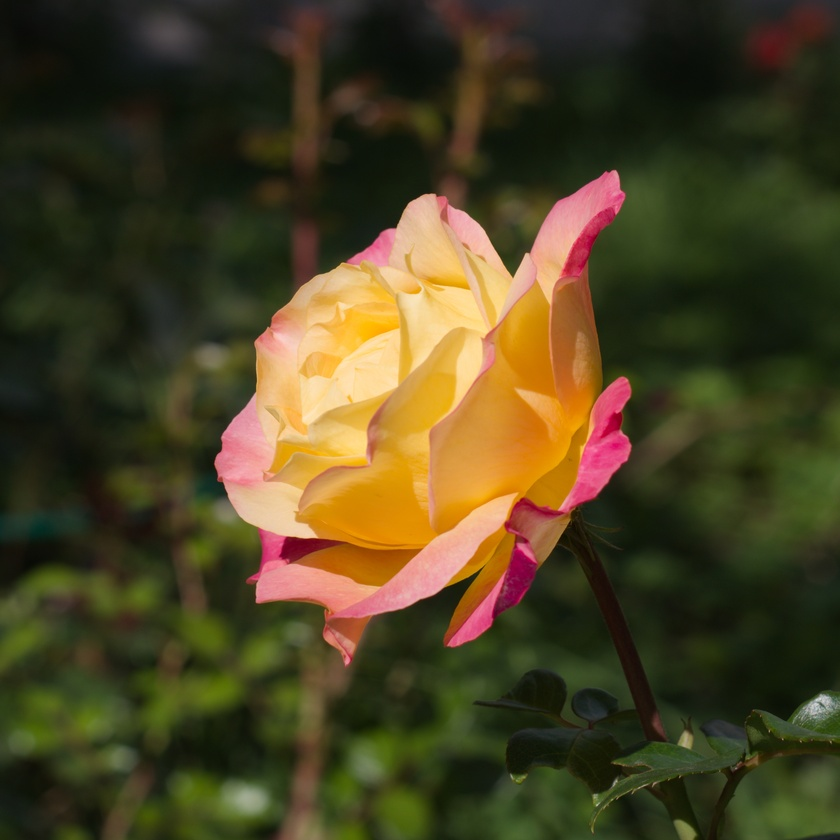
#> input picture Lab 2.1/love_and_peace.jpg, 840 x 840 px, shrunk from 2700 x 2700 before the run
$ jupyter execute --allow-errors 'Lab 2.1 Point operations - Exercises.ipynb'
#> lines starting #> are read from the running program, lines starting #| are printed output that depends on the picture; after the words box and inside, x2 and y2 are one past the last pixel; in counts of white or black regions, pixels touching at a corner belong together
# Point operations

## Exercises

1. Show the histogram for the two modified images from the lab (`newim` and `newim2`).  (Copy the code for calculating `newim` and `newim2` here.)  Explain how the histogram shows visually how the colors have been transformed.

*Note: put your text response in a text/Markdown cell, not in code comments.*

[cell 1]
import imageio
import numpy as np
from matplotlib import pyplot as plt
import skimage

im = imageio.imread('love_and_peace.jpg')
#> im is the input picture: shape (840, 840, 3); mean R, G, B 74.4, 65.8, 34.6

im = im.astype('float32')/255
channels = ['red','green','blue']

newim = im.copy()
newim[...,0] *= 1.25
newim[...,1] /= 1.25
newim[...,2] /= 1.25
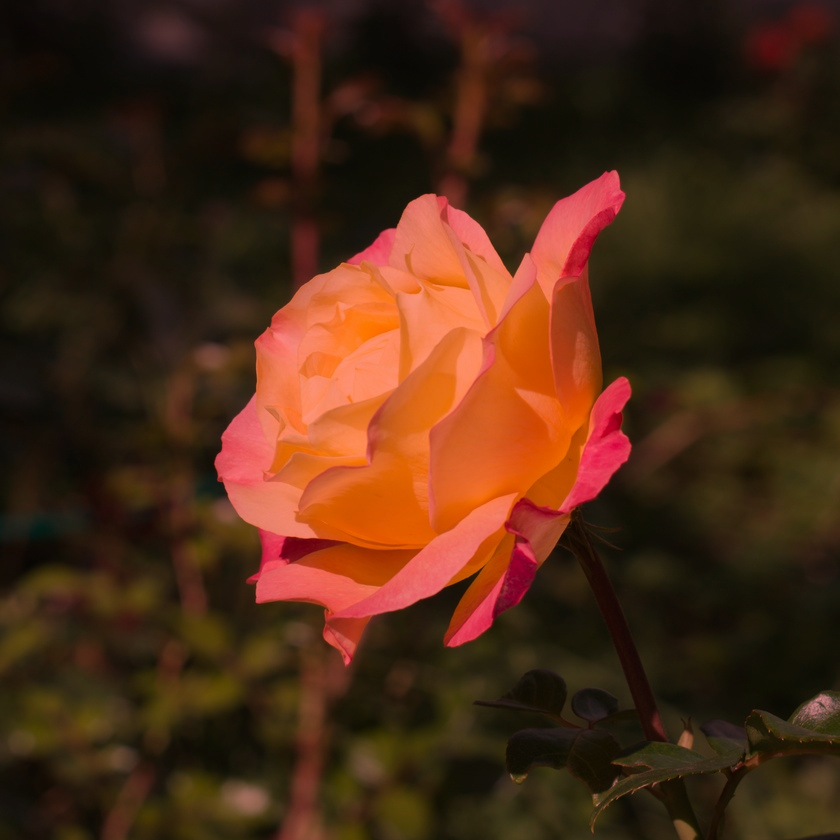
#> newim: shape (840, 840, 3) float32; mean R, G, B 0.365, 0.206, 0.108; drawn with min black and max white
newim = np.clip(newim,0,1)
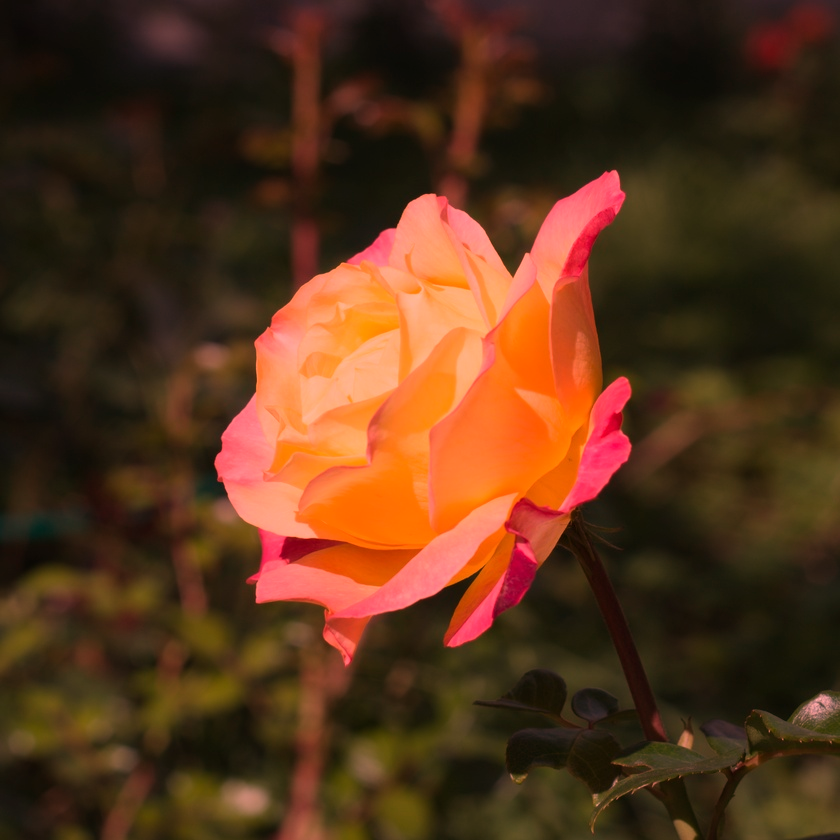
#> newim: shape (840, 840, 3) float32; mean R, G, B 0.345, 0.206, 0.108

mask = im[...,0]>0.5
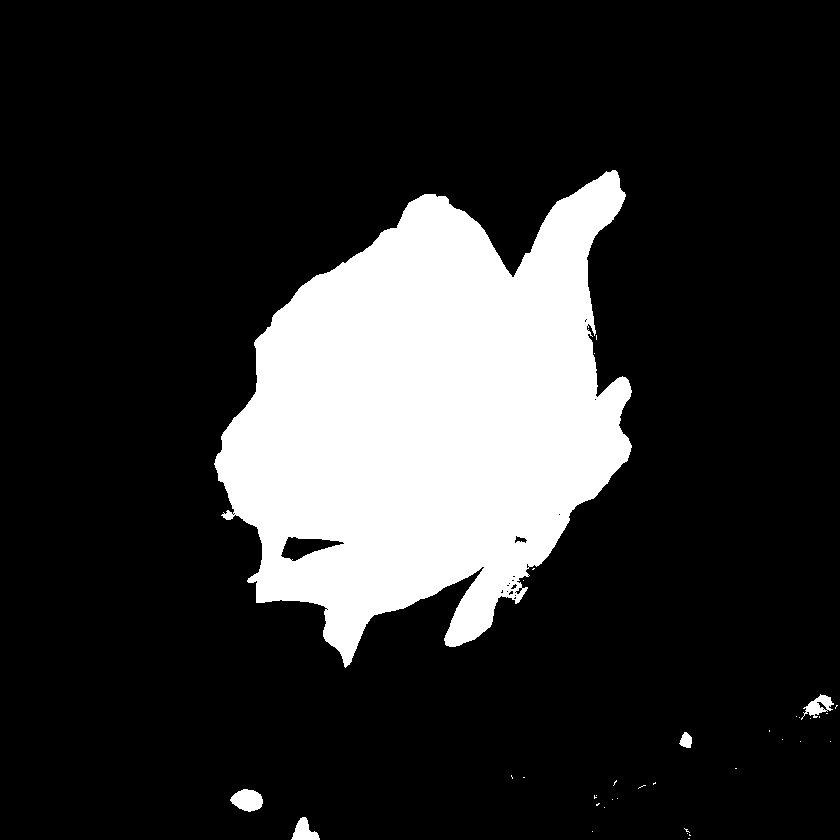
#> mask: shape (840, 840) bool; 18.2% white; 36 white regions (31 under 20 px), largest, box (x1, y1, x2, y2) and area: (214, 170, 632, 668) 127186, (230, 789, 263, 812) 542, (291, 817, 320, 840) 378, (801, 694, 834, 720) 369, (679, 732, 692, 748) 145

newim2 = im.copy()
newim2[mask,0] /= 1.25
newim2[mask,1] *= 1.25
newim2[mask,2] *= 1.25
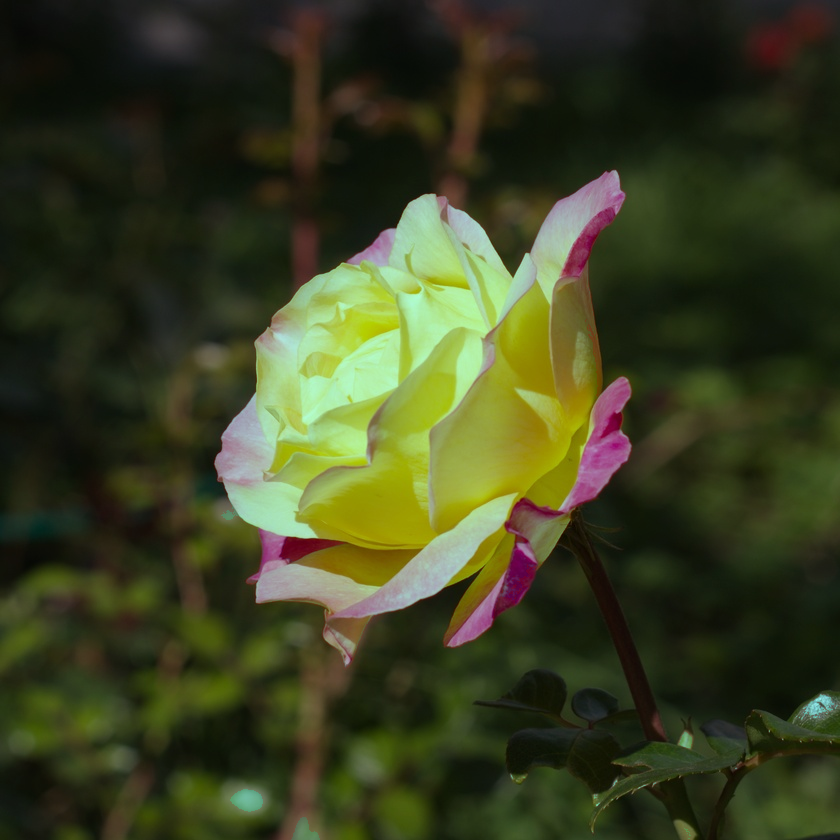
#> newim2: shape (840, 840, 3) float32; mean R, G, B 0.261, 0.286, 0.152; drawn with min black and max white
newim2 = np.clip(newim2,0,1)
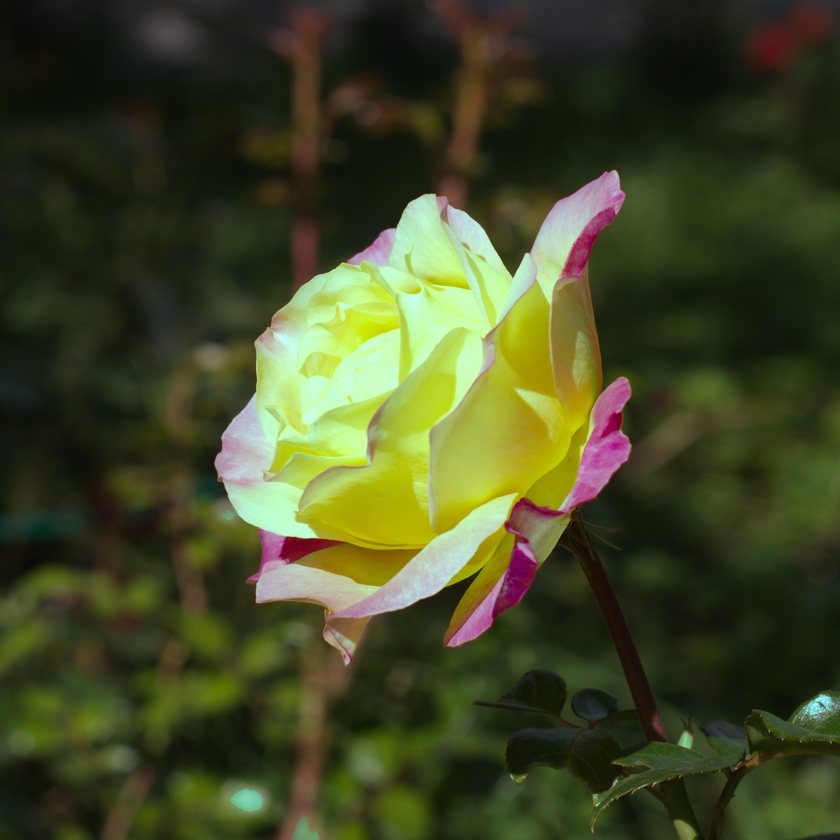
#> newim2: shape (840, 840, 3) float32; mean R, G, B 0.261, 0.285, 0.152

[cell 2]
for i,channel in enumerate(channels):
    plt.hist(newim[:,:,i].flatten(),bins=100,color=channel,alpha=0.5)
plt.show()
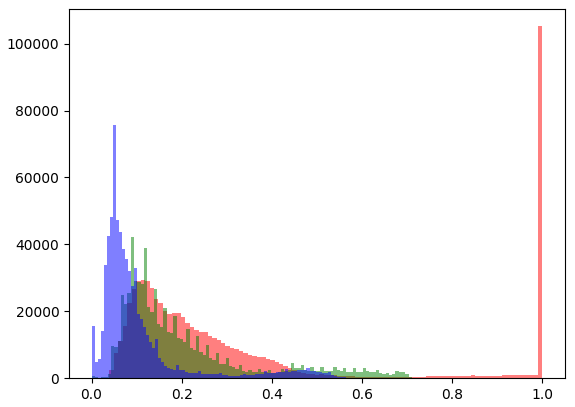
#> figure drawn by matplotlib, 1 panel; tallest bar 105202 high, from x = 0.99 to 1; tallest bar 42296 high, from x = 0.087 to 0.0942; tallest bar 75576 high, from x = 0.047 to 0.0537

[cell 3]
for i,channel in enumerate(channels):
    plt.hist(newim2[:,:,i].flatten(),bins=100,color=channel,alpha=0.5)
plt.show()
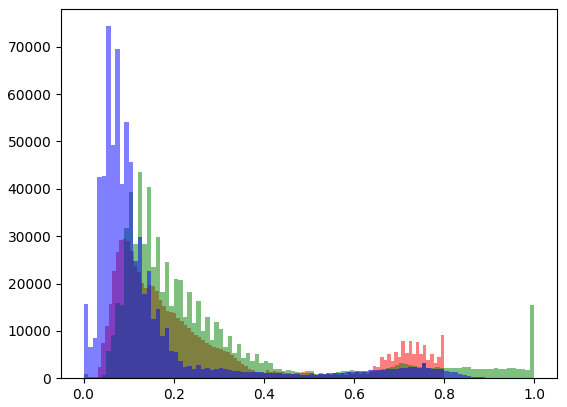
#> figure drawn by matplotlib, 1 panel; tallest bar 29473 high, from x = 0.0871 to 0.095; tallest bar 43526 high, from x = 0.12 to 0.13; tallest bar 74344 high, from x = 0.05 to 0.06

The first image, in which the red channel's values were increased, shows a histogram with more red pixel values than blue and green. The second image shows a histogram with more blue and green pixel values than red.

2. Invert the image (compute one minus the image).  What does this do to the colors in the image?

[cell 4]
im = imageio.imread('love_and_peace.jpg')
plt.imshow(1-im)
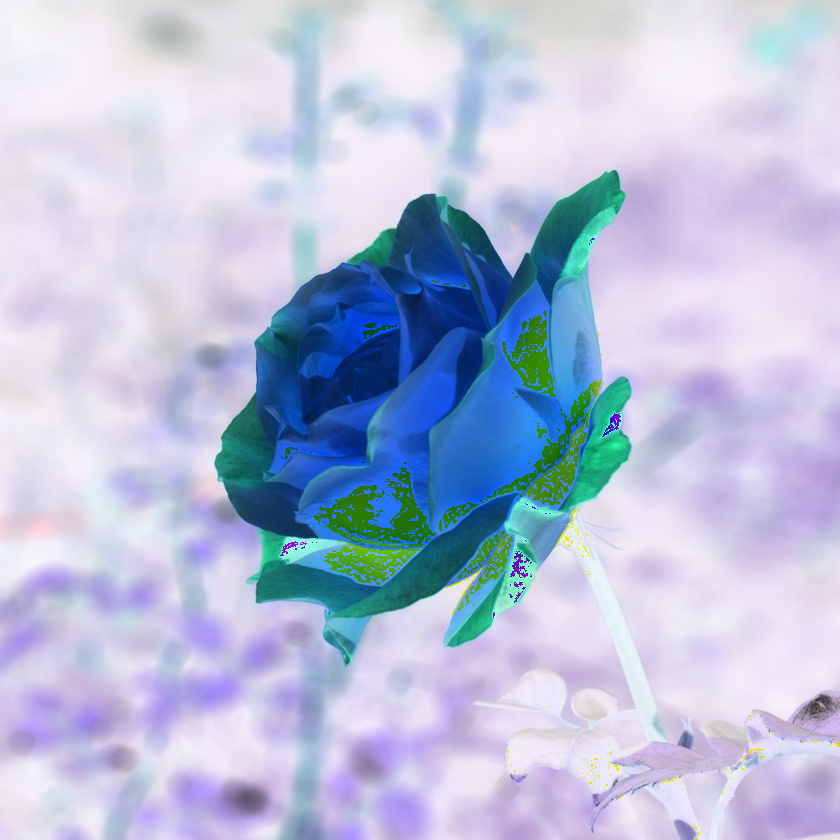
#> shown: shape (840, 840, 3); mean R, G, B 182.6, 191, 217.7

$ run again, with HW 1/L1004220.jpg copied over Lab 2.1/love_and_peace.jpg
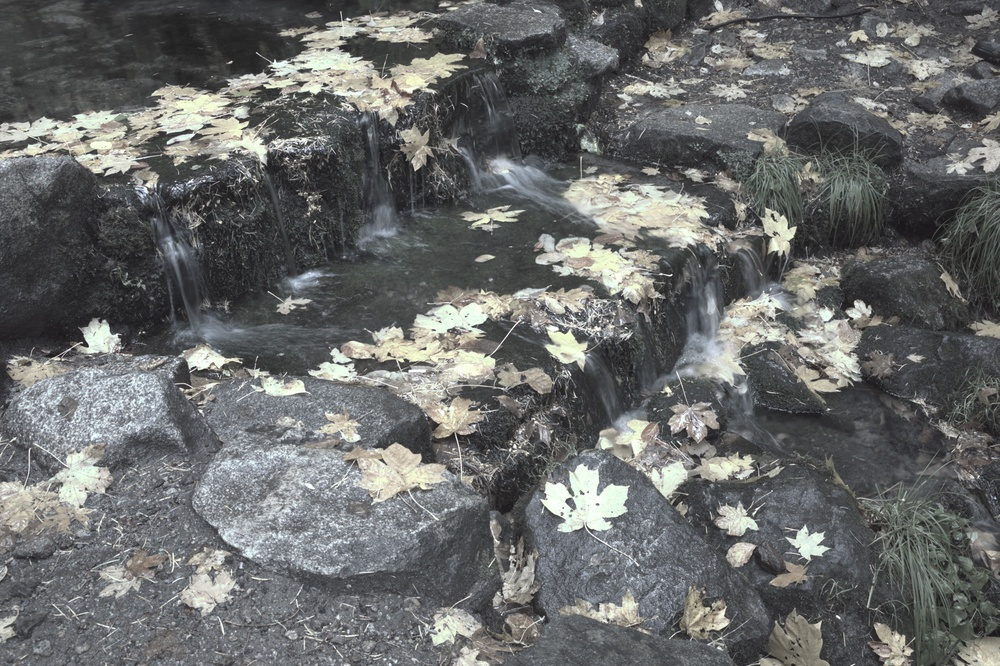
#> input picture HW 1/L1004220.jpg, 1000 x 666 px, shrunk from 5216 x 3472 before the run
#> im is the input picture: shape (666, 1000, 3); mean R, G, B 105.2, 106.6, 106
#> `mask = im[...,0]>0.5`:
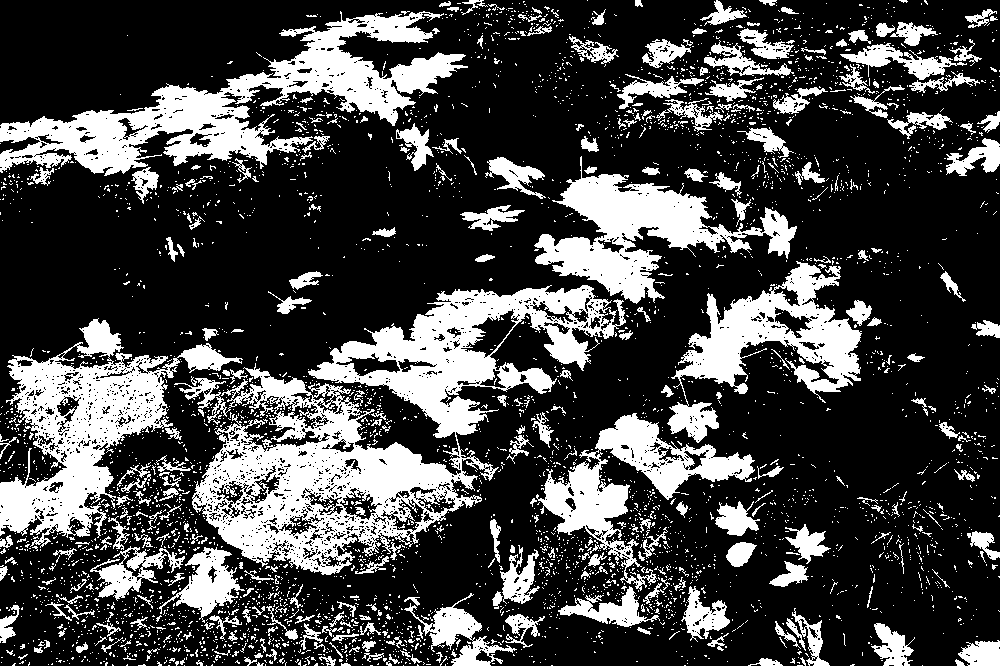
#> mask: shape (666, 1000) bool; 27.1% white; 4186 white regions (3873 under 20 px), largest, box (x1, y1, x2, y2) and area: (174, 285, 626, 575) 43111, (0, 11, 468, 176) 22915, (0, 318, 243, 548) 18345
#> `[cell 4] im = imageio.imread('love_and_peace.jpg') plt.imshow(1-im)`:
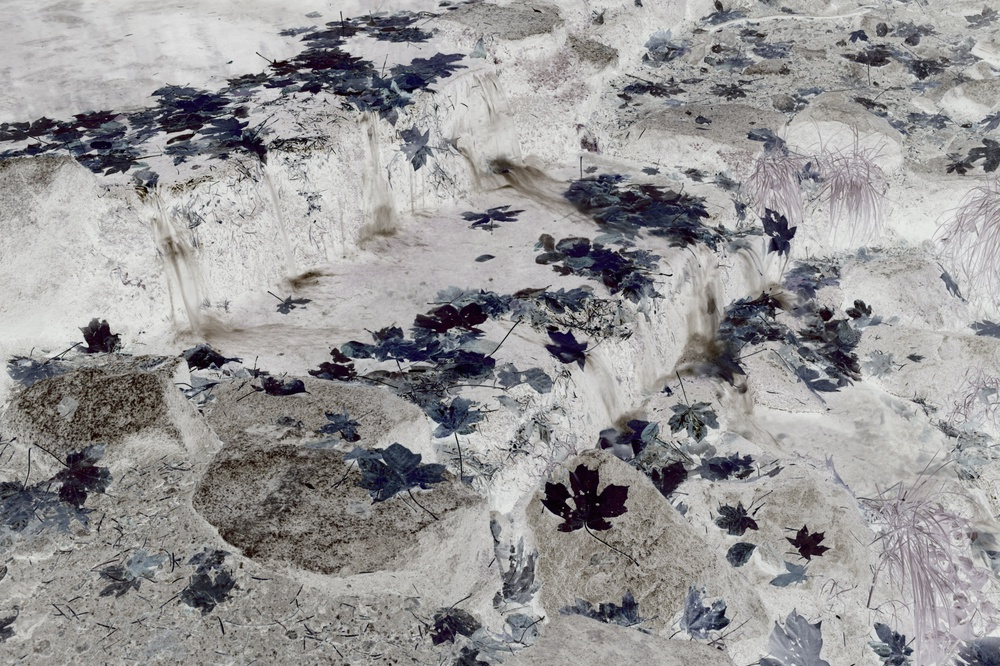
#> shown: shape (666, 1000, 3); mean R, G, B 151.8, 150.4, 151
